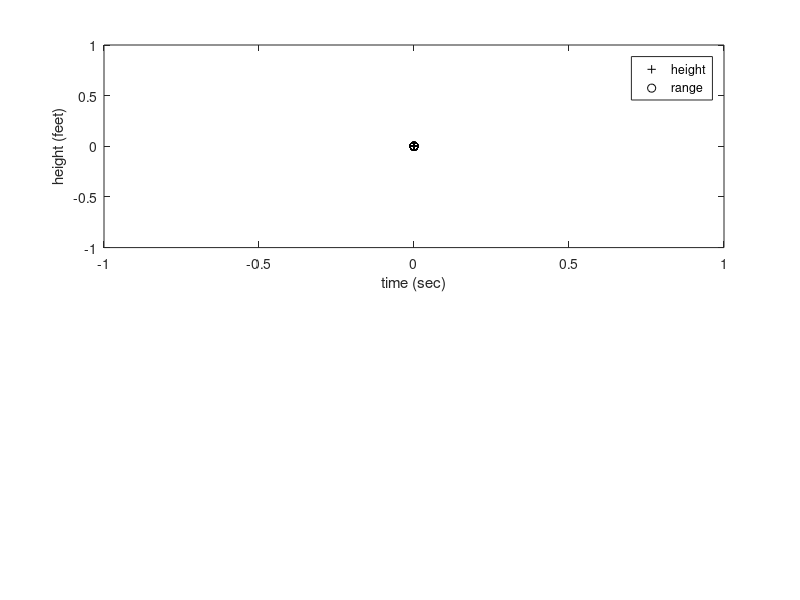

Reproduce this figure in MATLAB. (Note: this script raises an error after producing the figure.)
% Robert W. Rost
%
% February 29, 2016
%
% numerical techniques
%
%% set up problem
clc
clear
close all
g=9.81;v0=70;th=45*pi/180;
thit=roots([-.5*g v0*sin(th) 0]);
t=linspace(0,thit(2),20);
y=-.5*g*t.^2+v0*sin(th)*t+0;
x=v0*cos(th)*t+0;
figure(1)
subplot(2,1,1)
plot(t,y,'k+',t,x,'ko')
xlabel('time (sec)');ylabel('height (feet)')
legend('height','range','location','best')
axis([0 thit(2) 0 max(x)])
subplot(2,1,2)
plot(x,y,'kd')
xlabel('range (feet)');ylabel('height (feet)')
axis([0 max(x) 0 max(y)])
%%  numerical differentiation
fprintf('numerically find the velocity in x and y directions\n')
fprintf('and end up with as many values of v as in x and y\n')
pause
fprintf('use the forward difference for first two points\n')
pause
dt=diff(t);
vy=zeros(1,length(t));
vx=zeros(1,length(t));
% first point
vy(1)= (y(2) - y(1))/(t(2)); 
vx(1)= (x(2) - x(1))/(t(2));
% middle points
fprintf('use the 3 point for the points from 2 to end-1\n')
pause
for c=2:length(t)-1
    vy(c)= (y(c+1) - y(c-1))/(t(c+1) - t(c-1));
    vx(c)= (x(c+1) - x(c-1))/(t(c+1) - t(c-1));
end
% last point
fprintf('use the backward difference for the last two points\n')
pause
vy(length(t))= (y(length(t)) - y(length(t-1)))/(t(end)-t(end-1));
vx(length(t))= (x(length(t)) - x(length(t-1)))/(t(end)-t(end-1));
% analytical
fprintf('compute analytical velocities\n')
pause
vya=-.5*2*9.81*t+70*sin(th);
vxa(1:length(t))=70*cos(th);
fprintf('plot\n')
pause
figure(2)
subplot(2,1,1)
plot(t,y,'k',t,vy,'g+',t,vya,'r')
xlabel('time (sec)');ylabel('height (ft) and velocity (ft/sec)')
legend('height','numerical velocity','analytical velocity')
subplot(2,1,2)
plot(t,x,'k',t,vx,'g+',t,vxa,'r')
xlabel('time (sec)');ylabel('range (ft) and velocity (ft/sec)')
legend('range','numerical velocity','analytical velocity')
pause
%% numerical integration
fprintf('find the integral from x=0 to x=289.1786 (x(12))\n')
dx=diff(x);
% left rieman sum
lrs=0;
for c=1:length(x)/2
    lrs = lrs + (y(c)*dx(c));
end
for c = 2:11
    rrs = rrs + (y(c) *dx(c));
end
% for c = 1:10
%     trap = trap + ((y(c+1)-y(c))*dx(c))
% end
figure(3)
for c=1:length(x)/2
    plot([x(c) x(c)],[0 y(c)])
    hold on
    plot([x(c) x(c+1)],[y(c) y(c)])
    plot([x(c+1) x(c+1)],[0 y(c)])
end
plot(x,y,'ko')
xlabel('range (ft)');ylabel('height (ft)');title('left Reiman sum')
% right reiman sum
rrs=0;
%for c=% add code
%    rrs=% add code
%end
figure (4)
for c=2:length(x)/2+1
    plot([x(c) x(c)],[0 y(c)])
    hold on
    plot([x(c) x(c-1)],[y(c) y(c)])
    plot([x(c-1) x(c-1)],[0 y(c)])
end
plot(x,y,'ko')
xlabel('range (ft)');ylabel('height (ft)');title('rigth Reiman sum')
% trap
trap=0;
%for c=% add code
%    trap=% add code
%end
figure (5)
for c=1:length(x)/2
    plot([x(c) x(c)],[0 y(c)])
    hold on
    plot([x(c) x(c+1)],[y(c) y(c+1)])
    plot([x(c+1) x(c+1)],[0 y(c+1)])
end
plot(x,y,'ko')
xlabel('range (ft)');ylabel('height (ft)');title('trapeziodal rule')
%
% Simpsons Rule
%
mysimp=0;
for c=1:2:length(x)/2
mysimp=mysimp+((y(c)+(4*y(c+1))+y(c+2))*(x(c+2)-x(c))/6);
end
figure (6)
for c=1:2:length(x)/2
    plot([x(c) x(c)],[0 y(c)])
    hold on
    plot([x(c) x(c+2)],[y(c) y(c+2)])
    plot([x(c+2) x(c+2)],[0 y(c+2)])
end
plot(x,y,'ko')
xlabel('range (ft)');ylabel('height (ft)');title('Simpson''s rule')
ta=thit(2);
%xa=x(length(x)/2+2);
xa=x(11);
ia=-(.5*9.81*ta^3)/3+(70*sin(3*pi/4)*ta^2)/2;
iyx=tan(th)*(xa^2/2)-(g/(2*v0^2*(cos(th))^2))*(xa^3/3);
fprintf('analytical = %0.5f\n',iyx)
fprintf('left rieman sum = %0.5f\n',lrs)
fprintf('right rieman sum = %0.5f\n',rrs)
fprintf('trapezodial = %0.5f\n',trap)
fprintf('simpson = %0.5f\n',mysimp)